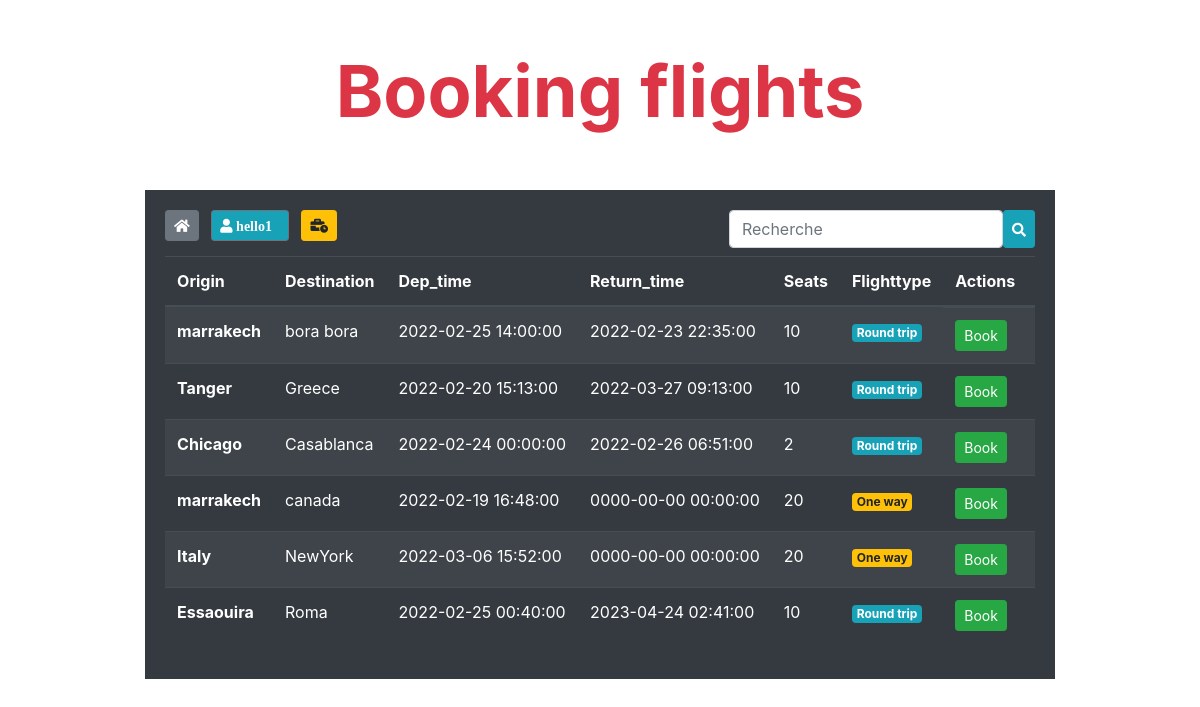
Screenshot of /homeuser (signed in) with the database file from the repository.
### tables this page shows
CREATE TABLE `vols` (
  `id` int(11) NOT NULL,
  `origin` varchar(255) NOT NULL,
  `destination` varchar(255) NOT NULL,
  `dep_time` datetime NOT NULL,
  `return_time` datetime NOT NULL,
  `seats` int(255) NOT NULL,
  `flighttype` varchar(25) NOT NULL
);

### controllers/HomeController.php (called while the page is built)
<?php
class HomeController{
    public function index($page){
        include('views/'.$page.'.php');
    }
}
?>

### database/DB.php (called while the page is built)
<?php
class DB{
    static public function connect(){
        $db = new PDO("mysql:host=localhost;dbname=vols","root","");
        $db->exec("set names utf8");
        $db->setAttribute(PDO::ATTR_ERRMODE,PDO::ERRMODE_WARNING);
        return $db;
    }
}
?>

### models/Vol.php (called while the page is built, shortened)
<?php
class Vol{
    static public function getAll(){
        $stmt = DB::connect()->prepare('SELECT * FROM vols');
        $stmt->execute();
        return $stmt->fetchAll();
    }
}

### controllers/VolsController.php (called while the page is built, shortened)
<?php
class VolsController{
    public function getAllVols(){
        $vols = Vol::getAll();
        return $vols;
    }
}

### autoload.php (called while the page is built, shortened)
<?php
function autoload($class_name){
    $array_paths = array(
        'database/',
        'app/classes/',
        'models/',
        'controllers/',
        'views/'
    );
    $parts = explode('\\',$class_name);
    $name = array_pop($parts);
    foreach($array_paths as $path){
        $file = sprintf($path.'%s.php',$name);
    }
}

### views/homeuser.php (the view, shortened to what this page needs)
<?php
if (isset($_POST['find'])){
    $data = new VolsController();
    $vols = $data->findVols();
}else{
    $data = new VolsController();
    $vols = $data->getAllVols();
}
    $data = new VolsController();
    $flights = $data->getAllVols();
?>
<div class ="container">
    <div class="row my-5">
        <div class="col-md-6 mx-auto">
            <h1 class="display-3 text-center font-weight-bold text-danger">Booking flights</h1>
        </div>
        <div class="col-md-15 mt-5 mx-auto ">
                <div class="card-body bg-dark ">
                <a href="<?php echo BASE_URL;?>" class="btn btn-sm btn-secondary mr-2 mb-2">
                <i class="fas fa-home"></i>
                </a>
                <a href="<?php echo BASE_URL;?>logout" title= "Déconnexion" class="btn btn-sm btn-secondary bg-info mr-2 mb-2">
                <i class="fas fa-user mr-2">  <?php echo $_SESSION['username'];?></i>
                </a>
                <a href="<?php echo BASE_URL?>showvols" class="btn btn-warning btn-sm mb-2 mr-2 ">
                <i class="fas fa-business-time"></i>
                </a>
                <form method="post" class="float-right mb-2 d-flex flex-row">
                    <input class="form-control" type="text" name="search" placeholder="Recherche">
                    <button class="btn btn-info btn-sm" name="find" type="submit"><i class="fa fa-search"></i></button>
                </form>
                <table class="table table-striped table-dark table-responsive">
                        <thead>
                            <tr>
                            <th scope="col">Origin</th>
                            <th scope="col">Destination</th>
                            <th scope="col">Dep_time</th>
                            <th scope="col">Return_time</th>
                            <th scope="col">Seats</th>
                            <th scope="col">Flighttype</th>
                            <th scope="col">Actions</th>
                            </tr>
                        </thead>
                        <tbody>
                            <?php foreach($vols as $vol):?>
                                <tr>
                                    <th scope="row"><?php echo $vol['origin']; ?></th>
                                    <td><?php echo $vol['destination']; ?></td>
                                    <td><?php echo $vol['dep_time']; ?></td>
                                    <td><?php echo $vol['return_time']; ?></td>
                                    <td><?php echo $vol['seats']; ?></td>
                                    <td><?php echo $vol['flighttype']
                                        ?
                                        '<span class="badge badge-warning">One way</span>'
                                        :
                                        '<span class="badge badge-info">Round trip</span>';
                                    ; ?></td>
                                    <td class="d-flex flex-row">
                                    <form method="POST"  action="" class="mr-3">
                                        <button class="btn btn-sm btn-success " type="submit" name="reserve" >Book</button>
                                    </form>
                                    </td>
                                </tr>
                            <?php endforeach;?>
                        </tbody>
                    </table>
                </div>
            </div>
        </div>
    </div>

### rows the page displays
vols: origin "marrakech", destination "bora bora", dep_time "2022-02-25 14:00:00", return_time "2022-02-23 22:35:00", seats "10", flighttype "Round trip"
vols: origin "Tanger", destination "Greece", dep_time "2022-02-20 15:13:00", return_time "2022-03-27 09:13:00", seats "10", flighttype "Round trip"
vols: origin "Chicago", destination "Casablanca", dep_time "2022-02-24 00:00:00", return_time "2022-02-26 06:51:00", seats "2", flighttype "Round trip"
vols: origin "marrakech", destination "canada", dep_time "2022-02-19 16:48:00", return_time "0000-00-00 00:00:00", seats "20", flighttype "One way"
vols: origin "Italy", destination "NewYork", dep_time "2022-03-06 15:52:00", return_time "0000-00-00 00:00:00", seats "20", flighttype "One way"
vols: origin "Essaouira", destination "Roma", dep_time "2022-02-25 00:40:00", return_time "2023-04-24 02:41:00", seats "10", flighttype "Round trip"

### other values shown
$_SESSION['username'] "hello1"
